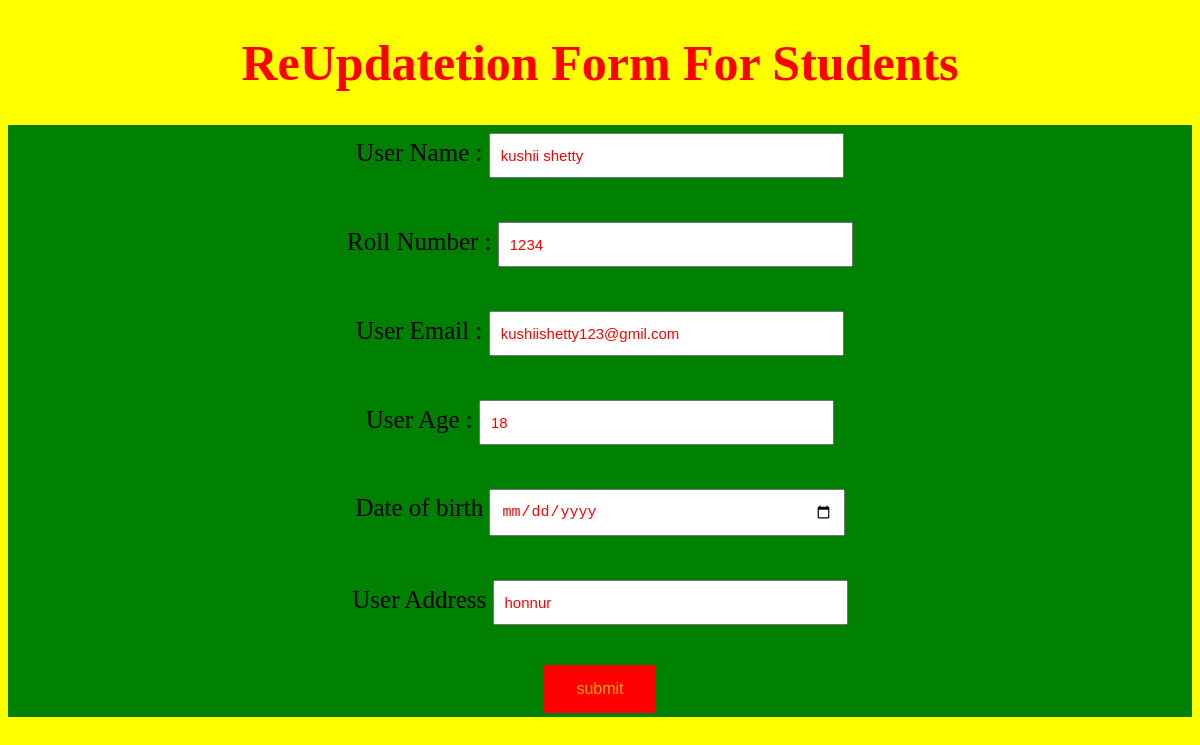
The app's page /update/1/ with its own data.
### Dar/models.py (models this page shows)
class myreg(models.Model):
	uname=models.CharField(max_length=30)
	uemail=models.EmailField(max_length=20)
	Rollno=models.CharField(max_length=10)
	sage=models.IntegerField()
	dob=models.DateField(default=False)
	addres=models.CharField(max_length=30)

### Dar/views.py (the view, shortened to what this page needs)
# urls.py: path('update/<int:num>/',views.update,name='update'),
def update(requset,num):
	info=myreg.objects.get(id=num)
	return render(requset,'html/update.html',{'info':info})

### Dar/templates/html/update.html (shortened to what this page needs)
<!DOCTYPE html>
<html>
<head>
</head>
<body>
	<h1>ReUpdatetion Form For Students</h1>
	<form method="POST">
		<label>User Name :</label>
		<input type="text" name="uname" value="{{info.uname}}" = placeholder="Enter UserName "></br></br>
		<label>Roll Number :</label>
		<input type="text" name="Rollno" value="{{info.Rollno}}" placeholder="Enter Your Rollno"></br></br>
		<label>User Email : </label>
		<input type="email" name="uemail" value="{{info.uemail}}" placeholder="Enter yout Email"></br></br>
		<label>User Age :</label>
		<input type="number" name="sage" value="{{info.sage}}" placeholder="Enter your age"></br></br>
		<label>Date of birth</label>
		<input type="date" name="dob" value="{{info.dob}}" placeholder="Enter Your birth"></br></br>
		<label>User Address</label>
		<input type="text" name="addres" value="{{info.addres}}" placeholder="Enter Your city"></br></br>
		<button>submit</button>
	</form>
</body>
</html>

### Dar/templates/html/update.html (style rules this page uses)
h1 { text-align: center; color:red; }
form { text-align: center; background-color: green; }
body { background-color: yellow; font-size: 25px; }
input { width: 30%; padding: 12px 10px; margin: 8px 0; box-sizing: border-box; font-size:15px; color: red; }
button { background-color: red; border: none; color: orange; padding: 15px 32px; text-align: center; font-size: 16px; margin: 4px 2px; }

### records on screen
myreg: uname "kushii shetty", Rollno "1234", uemail "kushiishetty123@gmil.com", sage "18", addres "honnur"
